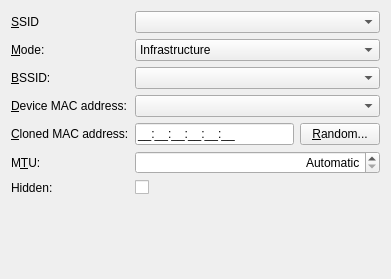
<?xml version="1.0" encoding="UTF-8"?>
<ui version="4.0">
 <class>WifiConnectionWidget</class>
 <widget class="QWidget" name="WifiConnectionWidget">
  <property name="geometry">
   <rect>
    <x>0</x>
    <y>0</y>
    <width>391</width>
    <height>279</height>
   </rect>
  </property>
  <layout class="QFormLayout" name="formLayout">
   <item row="0" column="0">
    <widget class="QLabel" name="SSIDLabel">
     <property name="text">
      <string>&amp;SSID</string>
     </property>
     <property name="buddy">
      <cstring>SSIDCombo</cstring>
     </property>
    </widget>
   </item>
   <item row="0" column="1">
    <widget class="SsidComboBox" name="SSIDCombo">
     <property name="sizePolicy">
      <sizepolicy hsizetype="MinimumExpanding" vsizetype="Fixed">
       <horstretch>0</horstretch>
       <verstretch>0</verstretch>
      </sizepolicy>
     </property>
    </widget>
   </item>
   <item row="1" column="0">
    <widget class="QLabel" name="modeLabel">
     <property name="text">
      <string>&amp;Mode:</string>
     </property>
     <property name="buddy">
      <cstring>modeComboBox</cstring>
     </property>
    </widget>
   </item>
   <item row="1" column="1">
    <widget class="KComboBox" name="modeComboBox">
     <property name="sizePolicy">
      <sizepolicy hsizetype="MinimumExpanding" vsizetype="Fixed">
       <horstretch>0</horstretch>
       <verstretch>0</verstretch>
      </sizepolicy>
     </property>
     <item>
      <property name="text">
       <string>Infrastructure</string>
      </property>
     </item>
     <item>
      <property name="text">
       <string>Ad-hoc</string>
      </property>
     </item>
     <item>
      <property name="text">
       <string>Access Point</string>
      </property>
     </item>
    </widget>
   </item>
   <item row="2" column="0">
    <widget class="QLabel" name="BSSIDLabel">
     <property name="text">
      <string>&amp;BSSID:</string>
     </property>
     <property name="buddy">
      <cstring>BSSIDCombo</cstring>
     </property>
    </widget>
   </item>
   <item row="2" column="1">
    <widget class="BssidComboBox" name="BSSIDCombo">
     <property name="sizePolicy">
      <sizepolicy hsizetype="MinimumExpanding" vsizetype="Fixed">
       <horstretch>0</horstretch>
       <verstretch>0</verstretch>
      </sizepolicy>
     </property>
    </widget>
   </item>
   <item row="3" column="0">
    <widget class="QLabel" name="label">
     <property name="text">
      <string>&amp;Device MAC address:</string>
     </property>
     <property name="buddy">
      <cstring>macAddress</cstring>
     </property>
    </widget>
   </item>
   <item row="3" column="1">
    <widget class="HwAddrComboBox" name="macAddress">
     <property name="sizePolicy">
      <sizepolicy hsizetype="MinimumExpanding" vsizetype="Fixed">
       <horstretch>0</horstretch>
       <verstretch>0</verstretch>
      </sizepolicy>
     </property>
    </widget>
   </item>
   <item row="4" column="0">
    <widget class="QLabel" name="label_2">
     <property name="text">
      <string>&amp;Cloned MAC address:</string>
     </property>
     <property name="buddy">
      <cstring>clonedMacAddress</cstring>
     </property>
    </widget>
   </item>
   <item row="4" column="1">
    <layout class="QHBoxLayout" name="horizontalLayout">
     <item>
      <widget class="KLineEdit" name="clonedMacAddress">
       <property name="sizePolicy">
        <sizepolicy hsizetype="MinimumExpanding" vsizetype="Fixed">
         <horstretch>0</horstretch>
         <verstretch>0</verstretch>
        </sizepolicy>
       </property>
       <property name="inputMask">
        <string notr="true">HH:HH:HH:HH:HH:HH;_</string>
       </property>
       <property name="alignment">
        <set>Qt::AlignLeading|Qt::AlignLeft|Qt::AlignVCenter</set>
       </property>
      </widget>
     </item>
     <item>
      <widget class="QPushButton" name="btnRandomMacAddr">
       <property name="text">
        <string>&amp;Random...</string>
       </property>
      </widget>
     </item>
    </layout>
   </item>
   <item row="6" column="0">
    <widget class="QLabel" name="label_3">
     <property name="text">
      <string>M&amp;TU:</string>
     </property>
     <property name="buddy">
      <cstring>mtu</cstring>
     </property>
    </widget>
   </item>
   <item row="6" column="1">
    <widget class="QSpinBox" name="mtu">
     <property name="sizePolicy">
      <sizepolicy hsizetype="MinimumExpanding" vsizetype="Fixed">
       <horstretch>0</horstretch>
       <verstretch>0</verstretch>
      </sizepolicy>
     </property>
     <property name="alignment">
      <set>Qt::AlignRight|Qt::AlignTrailing|Qt::AlignVCenter</set>
     </property>
     <property name="specialValueText">
      <string>Automatic</string>
     </property>
     <property name="suffix">
      <string> bytes</string>
     </property>
     <property name="prefix">
      <string/>
     </property>
     <property name="maximum">
      <number>9999</number>
     </property>
    </widget>
   </item>
   <item row="7" column="1">
    <widget class="QCheckBox" name="hiddenNetwork">
     <property name="text">
      <string/>
     </property>
    </widget>
   </item>
   <item row="7" column="0">
    <widget class="QLabel" name="label_4">
     <property name="text">
      <string>Hidden:</string>
     </property>
    </widget>
   </item>
  </layout>
 </widget>
 <customwidgets>
  <customwidget>
   <class>KLineEdit</class>
   <extends>QLineEdit</extends>
   <header>klineedit.h</header>
  </customwidget>
  <customwidget>
   <class>HwAddrComboBox</class>
   <extends>QComboBox</extends>
   <header>hwaddrcombobox.h</header>
  </customwidget>
  <customwidget>
   <class>SsidComboBox</class>
   <extends>QComboBox</extends>
   <header>ssidcombobox.h</header>
  </customwidget>
  <customwidget>
   <class>BssidComboBox</class>
   <extends>QComboBox</extends>
   <header>bssidcombobox.h</header>
  </customwidget>  <customwidget>
   <class>KComboBox</class>
   <extends>QComboBox</extends>
   <header>kcombobox.h</header>
  </customwidget>
 </customwidgets>
 <tabstops>
  <tabstop>SSIDCombo</tabstop>
  <tabstop>modeComboBox</tabstop>
  <tabstop>BSSIDCombo</tabstop>
  <tabstop>macAddress</tabstop>
  <tabstop>clonedMacAddress</tabstop>
  <tabstop>btnRandomMacAddr</tabstop>
  <tabstop>mtu</tabstop>
 </tabstops>
 <resources/>
 <connections/>
</ui>
